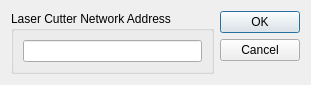
<?xml version="1.0" encoding="UTF-8"?>
<ui version="4.0">
 <class>SendDialog</class>
 <widget class="QDialog" name="SendDialog">
  <property name="geometry">
   <rect>
    <x>0</x>
    <y>0</y>
    <width>311</width>
    <height>79</height>
   </rect>
  </property>
  <property name="windowTitle">
   <string>Send Job</string>
  </property>
  <layout class="QHBoxLayout" name="horizontalLayout">
   <item>
    <widget class="QGroupBox" name="groupBox">
     <property name="title">
      <string>Laser Cutter Network Address</string>
     </property>
     <layout class="QHBoxLayout" name="horizontalLayout_2">
      <item>
       <widget class="QLineEdit" name="netAddressEdit"/>
      </item>
     </layout>
    </widget>
   </item>
   <item>
    <widget class="QDialogButtonBox" name="buttonBox">
     <property name="orientation">
      <enum>Qt::Vertical</enum>
     </property>
     <property name="standardButtons">
      <set>QDialogButtonBox::Cancel|QDialogButtonBox::Ok</set>
     </property>
    </widget>
   </item>
  </layout>
 </widget>
 <resources/>
 <connections>
  <connection>
   <sender>buttonBox</sender>
   <signal>accepted()</signal>
   <receiver>SendDialog</receiver>
   <slot>accept()</slot>
   <hints>
    <hint type="sourcelabel">
     <x>248</x>
     <y>254</y>
    </hint>
    <hint type="destinationlabel">
     <x>157</x>
     <y>274</y>
    </hint>
   </hints>
  </connection>
  <connection>
   <sender>buttonBox</sender>
   <signal>rejected()</signal>
   <receiver>SendDialog</receiver>
   <slot>reject()</slot>
   <hints>
    <hint type="sourcelabel">
     <x>316</x>
     <y>260</y>
    </hint>
    <hint type="destinationlabel">
     <x>286</x>
     <y>274</y>
    </hint>
   </hints>
  </connection>
 </connections>
</ui>
